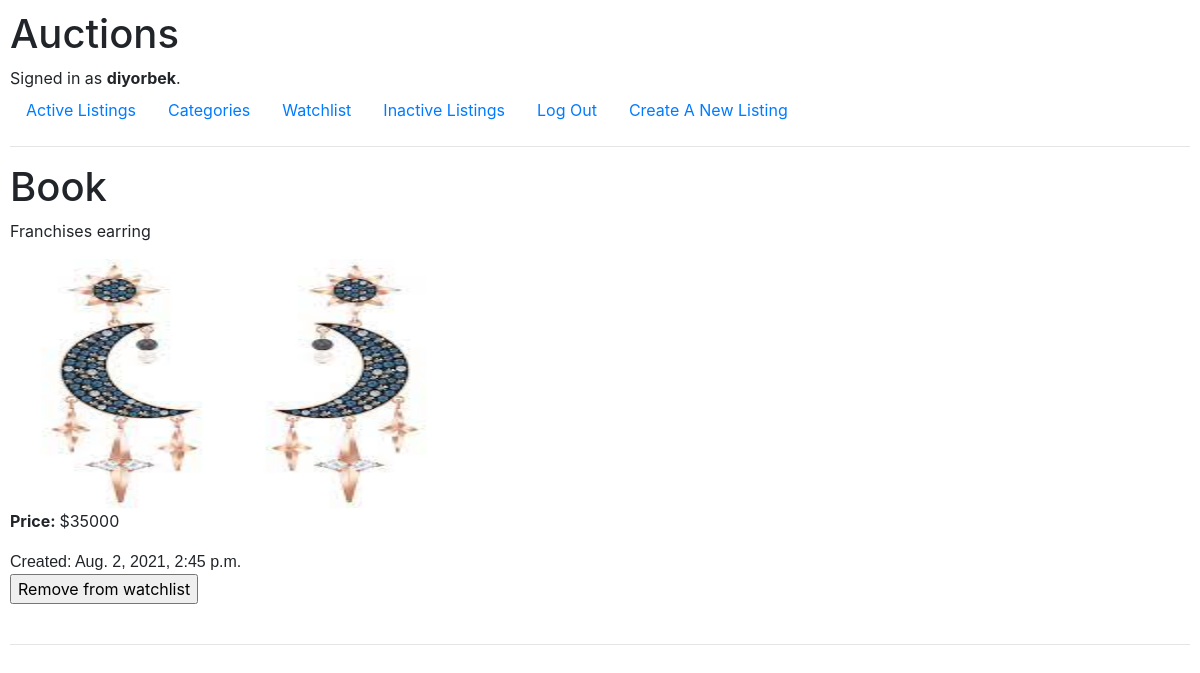
/watchlist/ (signed in), run on the app's committed database.
### auctions/models.py (models this page shows, shortened)
class User(AbstractUser):
    watchlist = models.ManyToManyField("Listing", related_name="watchlisters")

class Listing(models.Model):
    title = models.CharField(max_length=50)
    description = models.TextField()
    price = models.IntegerField()
    image = models.ImageField(upload_to='listing/')
    category = models.CharField(max_length=50, blank=True, null=True)
    created = models.DateTimeField(auto_now_add=True)
    closed = models.DateTimeField(blank=True, null=True)
    number_of_bids = models.IntegerField(default=0)
    is_active = models.BooleanField(default=True)
    winner = models.CharField(max_length=50, blank=True, null=True)
    owner = models.ForeignKey(User, on_delete=models.CASCADE)

### auctions/views.py (the view, shortened to what this page needs)
# urls.py: path("watchlist/", views.watchlist, name='watchlist'),
@login_required
def watchlist(request):
    watchlists = request.user.watchlist.all()
    context = {
        "watchlists": watchlists
    }
    return render(request, "auctions/watchlist.html", context)

### auctions/templates/auctions/watchlist.html (shortened to what this page needs)
{% extends 'auctions/layout.html' %}
{% block body %}
{% for watchlist in watchlists %}
<div>
    <h1 style="text-align: left;" >{{watchlist.title}}</h1>
    <p>{{watchlist.description}}</p>
    <a href="{% url 'auctions:listing-detail' watchlist.id %}">
    <img src="../media/{{watchlist.image.name}}" alt="{{watchlist.title}}" style="width:450px;height:250px; text-align: center;">
</a>
    <p><b>Price: </b>${{watchlist.price}}</p>
    <p1 style="font-family: Verdana, Geneva, Tahoma, sans-serif;">Created: {{watchlist.created}}</p1>
    <form action="" method="POST">
        <input type="submit" value="Remove from watchlist" />
    </form>
</div><br><hr>
{% empty %}
<h1>There are no active listings.</h1>
{% endfor %}
{% endblock %}

### auctions/templates/auctions/layout.html (shortened to what this page needs)
{% load static %}
<!DOCTYPE html>
<html lang="en">
    <head>
        <link rel="stylesheet" href="https://stackpath.bootstrapcdn.com/bootstrap/4.4.1/css/bootstrap.min.css">
        <link href="{% static 'auctions/styles.css' %}" rel="stylesheet">
    </head>
    <body>
        <h1>Auctions</h1>
        <div>
            {% if user.is_authenticated %}
                Signed in as <strong>{{ user.username }}</strong>.
            {% else %}
                Not signed in.
            {% endif %}
        </div>
        <ul class="nav">
            <li class="nav-item">
                <a class="nav-link" href="{% url 'auctions:index' %}">Active Listings</a>
            </li>
            <li class="nav-item">
                <a class="nav-link" href="{% url 'auctions:categories' %}">Categories</a>
            </li>
            <li class="nav-item">
                <a class="nav-link" href="{% url 'auctions:watchlist' %}">Watchlist</a>
            </li>
            <li class="nav-item">
                <a class="nav-link" href="{% url 'auctions:inactive' %}">Inactive Listings</a>
            </li>
            {% if user.is_authenticated %}
                <li class="nav-item">
                    <a class="nav-link" href="{% url 'auctions:logout' %}">Log Out</a>
                </li>
                <li class="nav-item">
                    <a class="nav-link" href="{% url 'auctions:create-listing' %}">Create A New Listing</a>
                </li>
            {% endif %}
        </ul>
        <hr>
        {% block body %}
        {% endblock %}
    </body>
</html>

### auctions/static/auctions/styles.css (style rules this page uses)
body { padding: 10px; }

### data on the page
User: username "diyorbek"
Listing: title "Book", description "Franchises earring", image.name (picture), price "35000", created "Aug. 2, 2021, 2:45 p.m."
